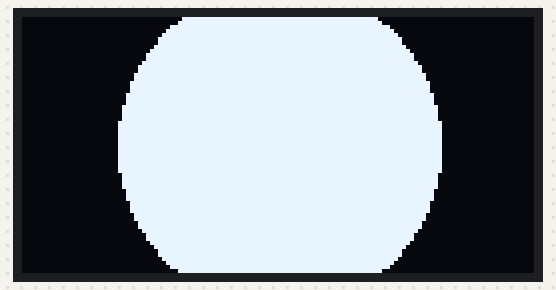
The sketch below on a simulated Arduino Uno, built with avr-gcc and run on an emulated ATmega328P. Parts: 128×64 one-colour display.

Above: at 0.1 s.

The sketch:

DrawCircle.ino
```cpp
/**
 * Simple example that shows circle in middle of OLED
 *
 * See: https://makeabilitylab.github.io/physcomp/advancedio/oled.html#drawing-subsystem
 *
 * Adafruit Gfx Library:
 * https://learn.adafruit.com/adafruit-gfx-graphics-library/overview
 *
 * Adafruit OLED tutorials:
 * https://learn.adafruit.com/monochrome-oled-breakouts
 *
 * By Jon E. Froehlich
 * @jonfroehlich
 * http://makeabilitylab.io
 *
 */

#include <SPI.h>
#include <Wire.h>
#include <Adafruit_GFX.h>
#include <Adafruit_SSD1306.h>

#define SCREEN_WIDTH 128 // OLED display width, in pixels
#define SCREEN_HEIGHT 64 // OLED display height, in pixels

// Declaration for an SSD1306 display connected to I2C (SDA, SCL pins)
#define OLED_RESET     4 // Reset pin # (or -1 if sharing Arduino reset pin)
Adafruit_SSD1306 _display(SCREEN_WIDTH, SCREEN_HEIGHT, &Wire, OLED_RESET);

void setup() {
  Serial.begin(9600); // Just for debugging

  // SSD1306_SWITCHCAPVCC = generate display voltage from 3.3V internally
  if(!_display.begin(SSD1306_SWITCHCAPVCC, 0x3D)) { // Address 0x3D for 128x64
    Serial.println(F("SSD1306 allocation failed"));
    for(;;); // Don't proceed, loop forever
  }

  // Clear all contents of the display buffer (set all pixels to off)
  _display.clearDisplay();

  // Draw a circle in the middle of the screen
  const int circleRadius = 40;
  const int xCirclePos = _display.width() / 2;
  const int yCirclePos = _display.height() / 2;
  _display.fillCircle(xCirclePos, yCirclePos, circleRadius, SSD1306_WHITE);

  // Contents of the screen buffer (memory) are not render to the display
  // until display is called.
  _display.display();
}

void loop() {

}
```
